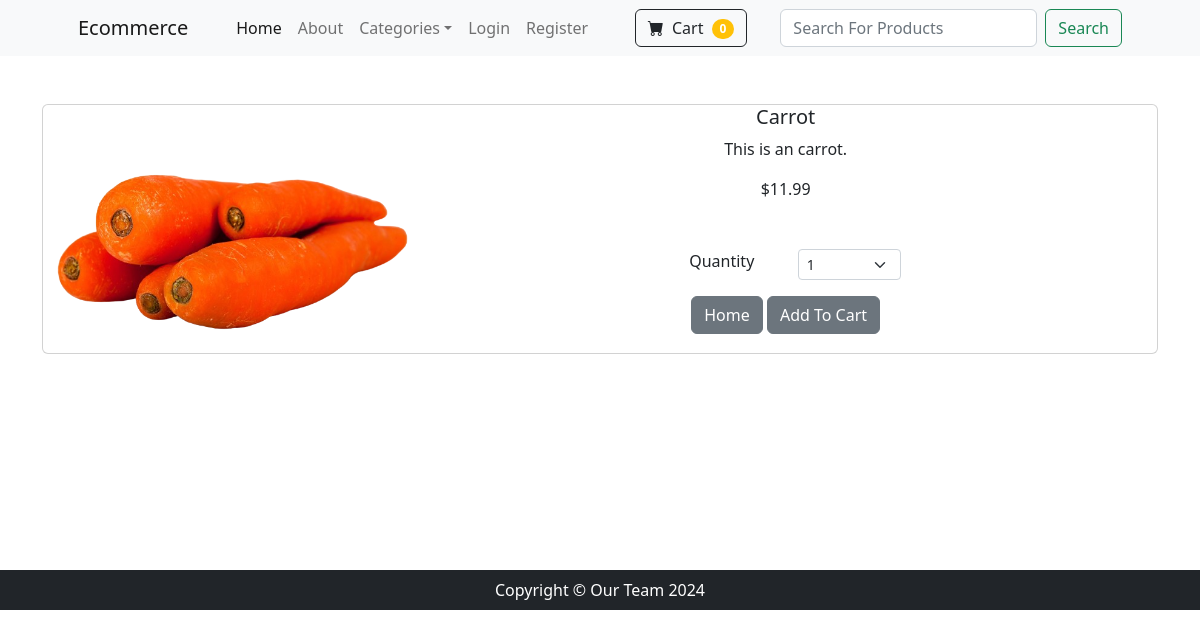
The app's page /product/2 with its own data.
### store/models.py (models this page shows, shortened)
class Product(models.Model):
    name = models.CharField(max_length=100)
    price = models.DecimalField(default=0, decimal_places=2, max_digits=6) #max_digits=6 -> 1234.56
    category = models.ForeignKey(Category, on_delete=models.CASCADE, default=1)
    description = models.CharField(max_length=250, default='', blank=True, null=True)
    image = models.ImageField(upload_to='uploads/product/')
    is_sale = models.BooleanField(default=False)
    sale_price = models.DecimalField(default=0, decimal_places=2, max_digits=6)

### store/views.py (the view)
# urls.py: path('product/<int:pk>', views.product, name='product'),
def product(request, pk):
    product = Product.objects.get(id=pk)
    return render(request, 'product.html', {'product':product})

### cart/cart.py (called while the page is built)
    def __len__(self):
        return len(self.cart)

### cart/context_processors.py (called while the page is built)
def cart(request):
    return{'cart': Cart(request)}    # Return the default data from our Cart

### store/templates/product.html (shortened to what this page needs)
{% extends "base.html" %}
{% block content %}
    <div class="container mt-5 mb-5">
        <div class="card mb-3">
            <div class="row g-0">
                <div class="col-md-4">
                    <img src="{{ product.image.url }}" class="img-fluid rounded-start" alt="...">
                </div>
                <div class="col-md-8">
                    <center>
                        <h5 class="card-title">{{ product.name }}</h5>
                        <p class="card-text">{{ product.description }}</p>
                        {% if product.is_sale %}
                        <div class="d-flex justify-content-center small text-warning mb-2">
                            <div class="bi-star-fill"></div>
                            &nbsp;&nbsp;Sale!&nbsp;&nbsp;
                            <div class="bi-star-fill"></div>
                        </div>
                        <strike style="color: red;">${{ product.price }}</strike>&nbsp;
                        <em><b>${{ product.sale_price }}</b></em>
                        <br><br>
                        {% else %}
                            ${{ product.price}}
                            <br><br><br>
                        {% endif %}
                        <div class="row justify-content-center">
                            <div class="col-md-2">Quantity</div>
                            <div class="col-md-2">
                                <select class="form-select form-select-sm mb-3" id="qty-cart">
                                    <option value="1">1</option>
                                </select>
                            </div>
                        </div>
                        <a href="{% url 'home' %}" class="btn btn-secondary mb-2">Home</a>
                        <button type="button" value="{{ product.id }}" class="btn btn-secondary mb-2" id="add-cart">Add To Cart</button>
                    </center>
                </div>
            </div>
        </div>
    </div>
    <br><br><br><br><br><br><br>
{% endblock content %}

### records on screen
Product: image (picture), name "Carrot", description "This is an carrot.", price "11.99"

### other values on screen
{{ cart|length }} "0"
